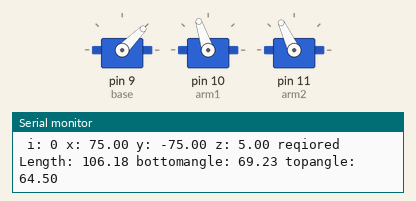
A sketch run on a simulated Arduino Uno, built with avr-gcc and run on an emulated ATmega328P. On the bench: 3 × servo, the last lines printed to the serial monitor.

Above: at 0.1 s.
At 0.54 s:
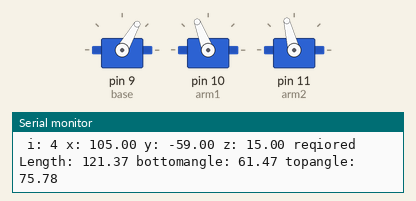
At 0.93 s:
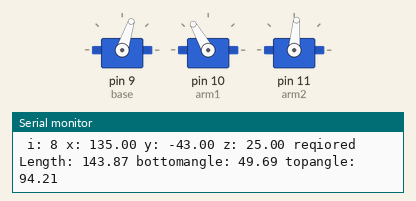
At 2.1 s:
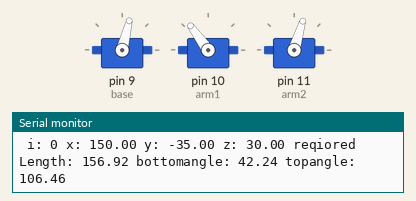
At 21.39 s:
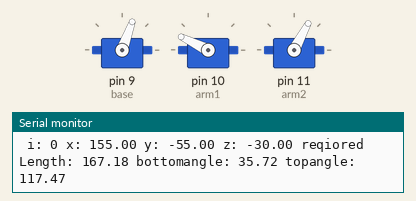
At 39.47 s:
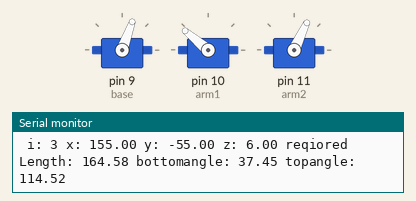
Timing chart, 0 to 40.0 s (numbered marks = the images above):
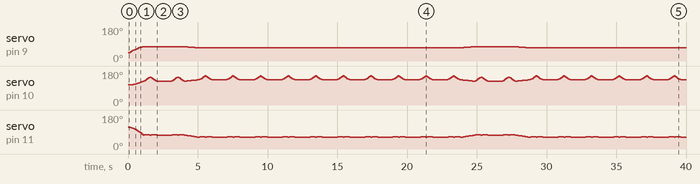

Measured:
- by itself, servo on pin 10 (arm1): 108° → 110° at 0.38 s, → 111° 0.10 s later, → 113° 0.10 s later, → 115° 0.10 s later, … (229 changes in this stretch)
- by itself, servo on pin 11 (arm2): 115° → 113° at 0.20 s, → 110° 0.10 s later, → 107° 0.10 s later, → 104° 0.10 s later, … (200 changes in this stretch)

The sketch:

arduino_autotap.ino
```cpp
#include <Servo.h>
#include "V3.h"

//arm difference due to motor positioning
#define armLen1 85.0
#define armLen2 110.0

//offset is caused by the structure of the arm
//base of arm + offset = bottom left corner of working area.
V3 offset { 75, -75, -20 };

void moveToPoint(V3* point, int steps = 10, int interval = 10);

float degToRad(float deg) { return deg / 180 * PI; }
float radToDeg(float rad) { return rad / PI * 180; }
float degAtan(float num) { return radToDeg(atan(num)); }
float degAcos(float num) { return radToDeg(acos(num)); }
float degAsin(float num) { return radToDeg(asin(num)); }

Servo base;
Servo arm1;
Servo arm2;

V3 currentPoint = {0, 0, 25}; // 0 0 0 = bottom left corner

void setup() {
  base.attach(9);
  arm1.attach(10);
  arm2.attach(11);

  Serial.begin(9600);

  moveToPoint(&currentPoint, 1);
}

void moveToPoint(V3* point, int steps, int interval) {

  for(int i = 0; i < steps; i++)
  {
    Serial.print(" i: ");
    Serial.print(i);

    V3 stepPoint = {
      (((point->x-currentPoint.x)) / steps) * i + currentPoint.x + offset.x,
      (((point->y-currentPoint.y) / steps)) * i + currentPoint.y + offset.y,
      (((point->z-currentPoint.z)) / steps) * i + currentPoint.z + offset.z
    };
    Serial.print(" x: ");
    Serial.print(stepPoint.x);
    Serial.print(" y: ");
    Serial.print(stepPoint.y);
    Serial.print(" z: ");
    Serial.print(stepPoint.z);

    base.write(degAtan(abs(stepPoint.y)/abs(stepPoint.x)) * (stepPoint.y > 0 ? 1 : -1) + 90);

    //calculate arm rotations based on law of cosines
    float requiredLength = sqrt(stepPoint.x*stepPoint.x+stepPoint.y*stepPoint.y+stepPoint.z*stepPoint.z);
    Serial.print(" reqiored Length: ");
    Serial.print(requiredLength);


    arm1.write(180-degAcos((armLen1*armLen1 + requiredLength*requiredLength - armLen2*armLen2) / (2*armLen1*requiredLength))
    - degAsin(stepPoint.z/requiredLength)
    );
    Serial.print(" bottomangle: ");
    Serial.print(degAcos((armLen1*armLen1 + requiredLength*requiredLength - armLen2*armLen2) / (2*armLen1*requiredLength))
    - degAsin(stepPoint.z/requiredLength)*0);

    arm2.write(180-degAcos((armLen1*armLen1 + armLen2*armLen2 - requiredLength*requiredLength) / (2*armLen1*armLen2)));
    Serial.print(" topangle: ");
    Serial.print(degAcos((armLen1*armLen1 + armLen2*armLen2 - requiredLength*requiredLength) / (2*armLen1*armLen2)));

    Serial.print("\n");

    delay(interval);
  }

  currentPoint.x = point->x;
  currentPoint.y = point->y;
  currentPoint.z = point->z;
}

void pressAt(V3 at)
{
  V3 aboveAt = {at.x, at.y, 50};
  V3 belowAt = {at.x, at.y, -10};
  moveToPoint(&aboveAt);
  moveToPoint(&belowAt, 5, 10);
  moveToPoint(&aboveAt, 5, 10);
}

void loop() {
  V3 startBattle = {75, 40, 0};
  V3 troopSpawn = {80, 20, 0}; // first troop
  // V3 troopSpawn = {90, 20, 0}; // second troop
  // V3 troopSpawn = {100, 20, 0}; // third troop
  pressAt(startBattle);
  pressAt(startBattle);
  for(int i = 0; i < 10; i++)
  {
    pressAt(troopSpawn);
  }
}
```

V3.h
```cpp
typedef struct {
  double x; //sideways
  double y; //topofscreen
  double z; //up
} V3;
```
